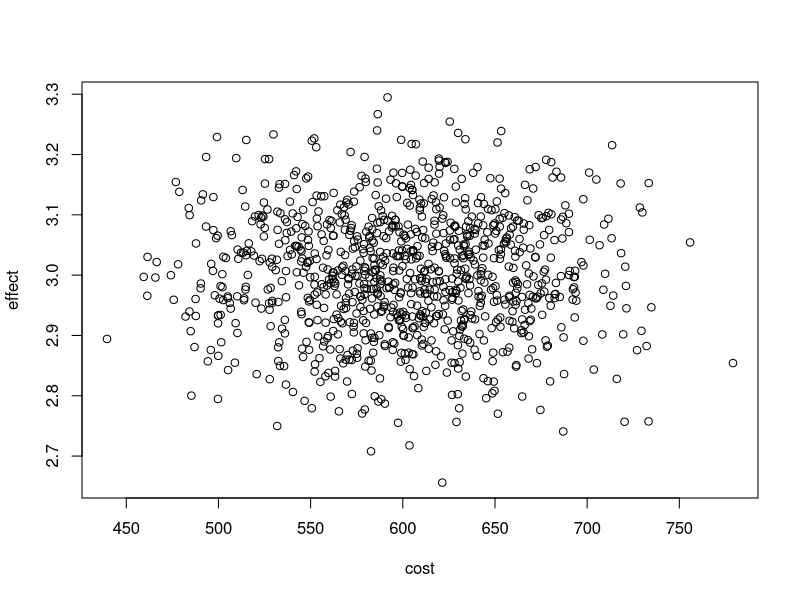
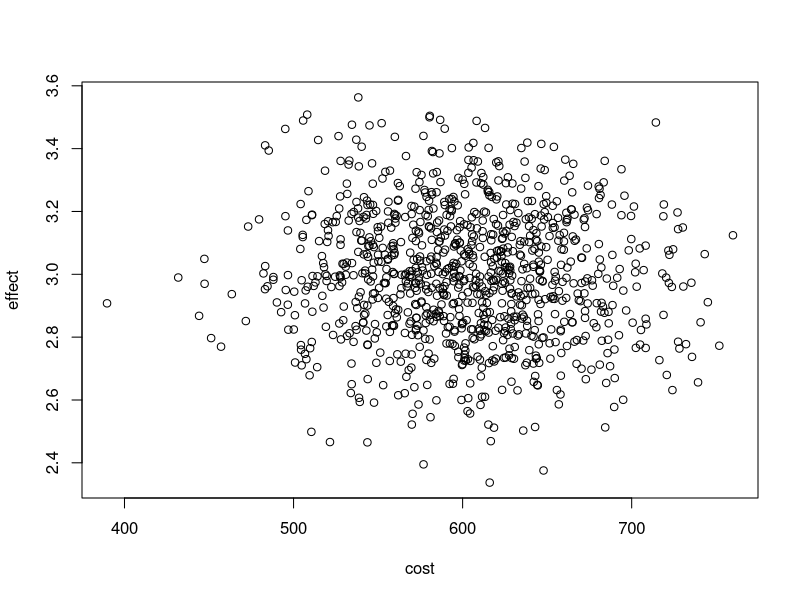
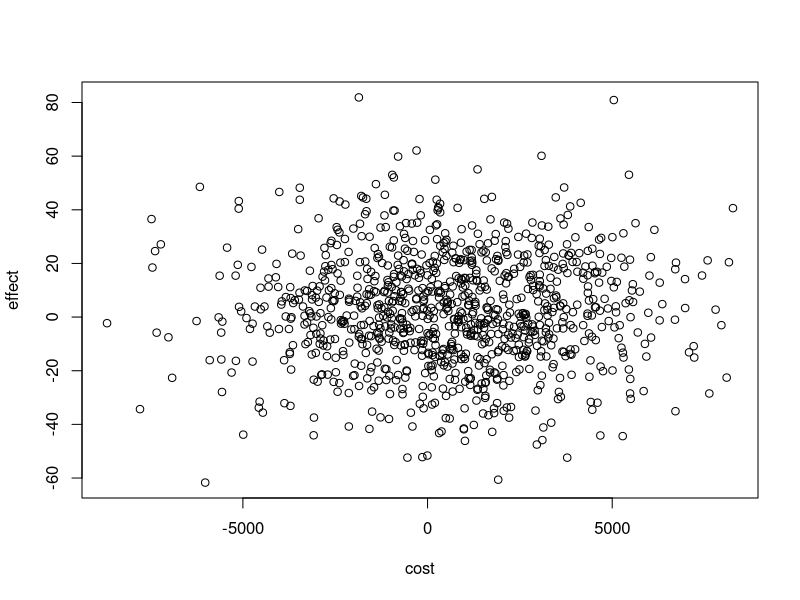
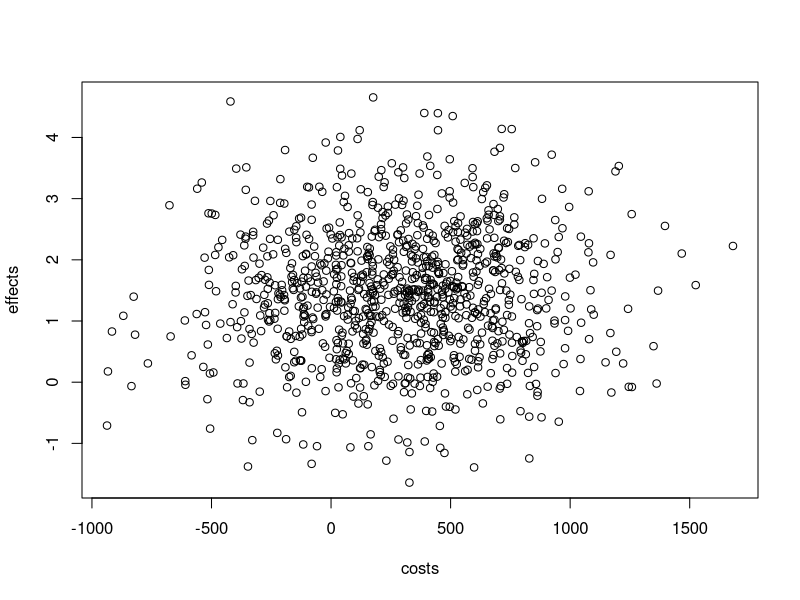

Here is the R script that generated these plots, in order: (Note: this script raises an error after producing the figures.)
## ---- chunk 1

##rlnorm!!

#variables
men_mean <- 5.13
men_sd <- 0.17
men_prop <- 0.51
women_mean <- 4.96
women_sd <- 0.20
women_prop <- 0.49
n_adults <- 10
n_sims <- 10000
limit <- 1750
exceeding <- 0

#making simulation
for (i in 1:n_sims) {
  male <- rbinom(n_adults, 1, men_prop)
  weight <- ifelse(male == 1,
                   rlnorm(n_adults, men_mean, men_sd),
                   rlnorm(n_adults, women_mean, women_sd))
  total_weight <- sum(weight)
  if (total_weight > limit) {
    exceeding <- exceeding + 1
  }
}

probability <- exceeding / n_sims
probability

## ---- chunk 2

save_perunit <- 5
save_perunit_se <- 4
market <- 40000
market_se <- 10000

n_sims <- 10000
savings <- rep(NA, n_sims)

for (i in 1:n_sims) {
  savings[i] <-
    rnorm(1, save_perunit, save_perunit_se) * rnorm(1, market, market_se)
}

mean(savings)

## ---- chunk 3

save_perunit <- 5
save_perunit_se <- 4
market <- 40000
market_se <- 10000

n_sims <- 10000
savings <- rep(NA, n_sims)


for (i in 1:n_sims) {
  savings[i] <- (save_perunit + rnorm(1,0,save_perunit_se)) * (market + rnorm(1, 0, market_se))
}

mean(savings)

## ---- chunk 4

#values
cost_diff_mean <- 600
cost_diff_se <- 400
cost_df <- 50
cost_num <- cost_df + 2
effect_diff_mean <- 3
effect_diff_se <- 1
effect_df <- 100
effect_num <- effect_df + 2

n_sims <- 1000

cost <- rep(NA, n_sims)
effect <- rep(NA, n_sims)

#simulation
for (i in 1:n_sims){
  cost[i] <- mean(rnorm(cost_num, cost_diff_mean, cost_diff_se))
  effect[i] <- mean(rnorm(effect_num, effect_diff_mean, effect_diff_se))
}

plot(cost,effect)

cost_effect_ratio <- cost/effect

estimate <- mean(cost_effect_ratio)
estimate

intervals_50 <- quantile(cost_effect_ratio,c(0.25,0.75))
intervals_95 <- quantile(cost_effect_ratio,c(0.025,0.975))
intervals_50
intervals_95

## ---- chunk 5

#values
cost_diff_mean <- 600
cost_diff_se <- 400
cost_df <- 50
cost_num <- cost_df + 2
effect_diff_mean <- 3
effect_diff_se <- 2
effect_df <- 100
effect_num <- effect_df + 2

n_sims <- 1000

cost <- rep(NA, n_sims)
effect <- rep(NA, n_sims)

#simulation
for (i in 1:n_sims){
  cost[i] <- mean(rnorm(cost_num, cost_diff_mean, cost_diff_se))
  effect[i] <- mean(rnorm(effect_num, effect_diff_mean, effect_diff_se))
}

plot(cost,effect)

cost_effect_ratio <- cost/effect

estimate <- mean(cost_effect_ratio)
estimate

intervals_50 <- quantile(cost_effect_ratio,c(0.25,0.75))
intervals_95 <- quantile(cost_effect_ratio,c(0.025,0.975))
intervals_50
intervals_95

## ---- chunk 6

cost_diff_mean <- 600
cost_diff_se <- 400
cost_df <- 50
effect_diff_mean <- 3
effect_diff_se <- 2
effect_df <- 100

cost_diff_sd <- cost_diff_se*sqrt(cost_df)
effect_diff_sd <- effect_diff_se*sqrt(effect_df)

n_sims <- 1000

cost <- rep(NA, n_sims)
effect <- rep(NA, n_sims)

for (i in 1:n_sims){
  cost[i] <- rnorm(1, cost_diff_mean, cost_diff_sd)
  effect[i] <- rnorm(1, effect_diff_mean, effect_diff_sd)
}

plot(cost,effect)

cost_effect_ratio <- cost/effect

estimate <- mean(cost_effect_ratio)

intervals_50 <- quantile(cost_effect_ratio,c(0.25,0.75))
intervals_95 <- quantile(cost_effect_ratio,c(0.025,0.975))

## ---- chunk 7

cost_diff_mean <- 600
cost_diff_se <- 400
cost_df <- 50
cost_num <- 50 + 2
effect_diff_mean <- 3
effect_diff_se <- 1
effect_df <- 100
effect_num <- 100 + 2

num_sims <- 1000

costs <- rep(NA, num_sims)
effects <- rep(NA, num_sims)

for (i in 1:num_sims) {	
  
  #calculation for cost
  treatment_groups = rbinom(cost_num, 1, 0.5)
  cost = 0 + cost_diff_mean * treatment_groups + rnorm(1,0,cost_diff_se)
  costs[i] = mean(cost)	
  	
  #calculation for effect
  treatment_groups = rbinom(effect_num, 1, 0.5)	
  effect = 0 + effect_diff_mean * treatment_groups + rnorm(1,0,effect_diff_se)	
  effects[i] = mean(effect)
}

plot(costs,effects)

ggplot(data=costEffect.df, aes(x=cost, y=effect)) + 	
      geom_point() +	
      labs(x="Cost Difference", y="Effectiveness Difference") +	
      theme_classic()+ 	
      guides(fill=FALSE)
